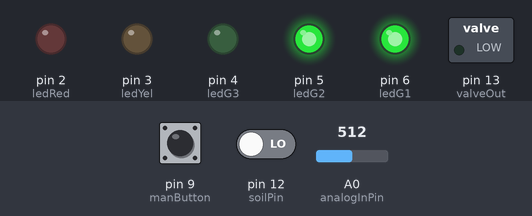
The sketch below on a simulated Arduino Uno, built with avr-gcc and run on an emulated ATmega328P. On the bench: switched loads named in the sketch (green lamp = pin HIGH), output pins drawn as LEDs (lit = HIGH). The test bench sets the inputs (shaded band); at power-on: A0 (analogInPin) = 512, pin 9 (manButton) HIGH, pin 12 (soilPin) LOW. What the sketch prints to the serial monitor is not drawn.

Above: at 1.2 s.
1.3 s: A0 (analogInPin) set to 615
2.8 s: A0 (analogInPin) set to 637
At 4.0 s:
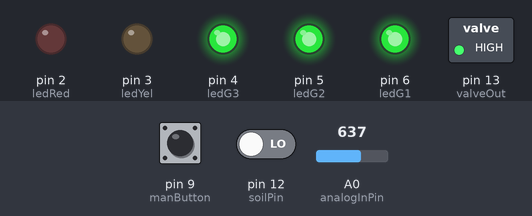
4.3 s: A0 (analogInPin) set to 900
7.3 s: pin 9 (manButton) pulled LOW for 3.2 s
At 11.2 s:
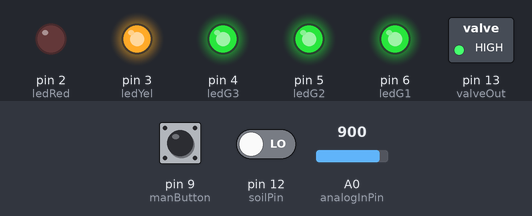
12.0 s: A0 (analogInPin) set to 306
15.0 s: A0 (analogInPin) set to 223
At 17.75 s:
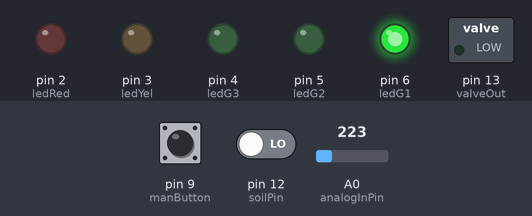
18.0 s: A0 (analogInPin) set to 197
At 19.4 s:
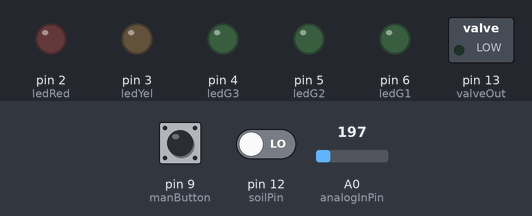
Timing chart, 0 to 20.5 s (numbered marks = the images above; inputs shaded):
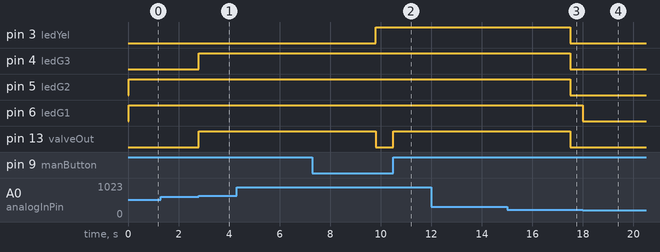

The sketch:

SoilSensor.ino
```cpp
/*
  SoilSensor and Watering Valve

  05 Oct 2016 SeJ
  16 Oct 2016 SeJ update to add timed watering
  07 Nov 2016 SeJ/CsJ update to add PI monitoring & calibrate
  08 Nov 2016 SeJ/CsJ update to change error mode to self-reset
  13 Nov 2016 SeJ hysteresis, comments, reporting improvements
  27 Nov 2016 SeJ manual watering button to reset counter & change flash on overwater

  not using digital output on sensor for now
  using analog soil sensor and outputing level to five digital leds
  sends the value to console (have a receiving python on rasp-pi)
  Valve operation have somee safeguards to not over water.

  todo:
  - perhaps add a level sensor for the filling water tank.
  - sensor at base for overfilling flower pot
  - picture from pi to check out status
  - water more than one plant
 */

const int analogInPin = A0; // Analog input pin that the potentiometer is attached to
const int soilPin = 12;     // soilsensor digital output -> 12 input
const int valveOut =  13;   // valve output
const int manButton = 9;    // manual water button

const int ledG1 = 6;  // indicator leds
const int ledG2 = 5;
const int ledG3 = 4;
const int ledYel = 3;
const int ledRed = 2;

int sensorRawValue = 0;     // value read from the pot
int sensorMapValue = 0;     // value normalised
int sensorMapValue_old = 0; // output everytime mapvalue changes
int sensorMapValue_old2 = 0;// reduce flip-flop in datafile
int soilState = 0;          // variable for reading the digital soil status
int recentWater = false;    // flag for recent water
int watercount = 0;         // number of times watered during wateringcyle
int overWater = false;      // flag for overwatering within watercyle
int flash = false;          // flag for flashing error light
int hysteresis = false;     // flag for hysteresis watering

int manSet = false;        // manual button set
int manReset = false;      // manual button reset
int manWater = false;      // manual water flag

unsigned long currentMillis = 0;    // current timestamp
unsigned long prevWater = 0;        // previous watering timestamp
unsigned long waterMillis = 0;      // timestamp for watering
unsigned long flashMillis = 0;      // timestamp for led flash
unsigned long errorMillis = 0;      // timestamp to reset overwater condition
unsigned long outputMillis = 0;     // timestamp to throttle data output
unsigned long manMillis = 0;        // timestamp to delay manual watering
unsigned long overDeltaMillis = 0;  // delta until overwater is done

const int hysLow = 40;         // hysteresis low
const int hysHigh = 60;       // hysteresis high
const int maxcount = 5;       // max watering in wateringcycle
//                          m *  s * mil
const int heartbeat      = 1000;    // blink timing & delay to not flood data output
const int watertime      =  7000;   //  7 * 1000 =  7s watering time
const long interval      =  120000; // 2 * 60 * 1000 = 2min watering interval
const long wateringcycle = 3600000; //60 * 60 * 1000 = 1hr wateringcylce duration

void SensorRead();
void SerialOutput();
void LedOutput();
void HysteresisCheck();

void setup() {
  Serial.begin(115200);         // init serial communications at 9600 bps
  pinMode(valveOut, OUTPUT);  // init valve
  pinMode(soilPin, INPUT);    // init soil sensor output
  pinMode(ledG1, OUTPUT);     // init indicator leds
  pinMode(ledG2, OUTPUT);
  pinMode(ledG3, OUTPUT);
  pinMode(ledYel, OUTPUT);
  pinMode(ledRed, OUTPUT);
  pinMode(manButton, INPUT_PULLUP);  // init manual watering button

  watercount = 0;       // reset watercount
  overWater = false;    // reset overWatering
  recentWater = false;  // flag for recent water
  hysteresis = false;   // flag for hysteresis watering
  manSet = false;        // manual button set
  manReset = false;      // manual button reset
  manWater = false;      // manual water flag

  prevWater = 0;        // previous watering timestamp
  waterMillis = 0;      // timestamp for watering
  errorMillis = 0;      // timestamp to reset overwater condition
  outputMillis = 0;     // timestamp to throttle data output
  manMillis = 0;        // timestamp to delay manual watering

  delay(10);
  Serial.println("...");
  Serial.println("Resetting System...");
  Serial.println("...");
  delay(10);

  SensorRead();
  SerialOutput();
  LedOutput();

}


void loop() {

  // set now
  currentMillis = millis();

  // read soilSensor update leds & update hysteresis
  SensorRead();
  LedOutput();
  HysteresisCheck();

  // update data output every so often but not too often
  if ((sensorMapValue != sensorMapValue_old) && (sensorMapValue != sensorMapValue_old2) && (currentMillis - outputMillis >= heartbeat)) {
    outputMillis = currentMillis;
    sensorMapValue_old2 = sensorMapValue_old;
    sensorMapValue_old = sensorMapValue;
    SerialOutput();
  }

  // set up timing for waterings based on interval
  if (currentMillis - prevWater >= interval) {
    recentWater = false;
  }

  // manual watering LOW=pushed make sure only once per push & only watertime + heartbeat so often
  if (digitalRead(manButton) == LOW) {
    if (manSet == false && manReset == false) manSet = true;
    if (currentMillis - manMillis >= (watertime + heartbeat)) manReset = false;
  } else {
    if (manSet == true && manReset == false) {
    manSet = false;
    manReset = true;
    manWater = true;
    manMillis = currentMillis;
    }
  }

  // main watering only if not overwater or if manual
  if (overWater == false || manWater == true) {
    // reset watercount after wateringcycle elapsed
    if ((currentMillis - waterMillis >= wateringcycle)) {
      watercount = 0;
      waterMillis = currentMillis;
    }

    // ready to water if all is ok
    if (manWater == true || (hysteresis == true && recentWater == false)) {
      // turn on valve for watering time and set recent flag
      Serial.print("Watering...");
      digitalWrite(valveOut, HIGH);
      delay(watertime);
      digitalWrite(valveOut, LOW);
      recentWater = true;
      prevWater = currentMillis;

      // if manual reset some flages if auto increase the count
      if (manWater == true) {
	manWater = false;
	hysteresis = false;
	overWater = false;
	watercount = 0;
        Serial.println("Done Manual Watering.");
      } else {
	watercount++;
        Serial.println("Done Auto Watering.");
      }

      // set timing of first watering in cycle or set overwatering or pass
      if (watercount <= 1) {
        waterMillis = currentMillis;
      } else if (watercount >= maxcount) {
	overWater = true;
	hysteresis = false;
	errorMillis = currentMillis;
      }

      // update the data stream
      SerialOutput();

    } else {
      // failsafe turn off valve if we are not turning it on
      digitalWrite(valveOut, LOW);
    }

  } else {
    // reset overwater after watering cycle has timed out
    if (currentMillis - errorMillis >= wateringcycle) {
      overWater = false;
      }
  }

  // wait 4 mills for the analog-to-digital converter to settle after the last reading:
  delay(4);
}


void SensorRead() {
  soilState = digitalRead(soilPin);
  sensorRawValue = analogRead(analogInPin);  // read analog soil value
  sensorMapValue = map(sensorRawValue, 0, 1023, 100, 0);  // normalise
}


void SerialOutput() {
  // print the results to the serial monitor:
  Serial.print("raw: ");
  Serial.print(sensorRawValue);
  Serial.print("  map: ");
  Serial.print(sensorMapValue);
  Serial.print("  dig:");
  Serial.print(soilState);
  // time to reset overWater or hysteresis on or ok
  if (overWater == true) {
    overDeltaMillis = ((wateringcycle - (currentMillis - errorMillis)) / 60000);
    Serial.print("  xWat(OVER=");
    Serial.print(overDeltaMillis);
    Serial.print("m): ");
  } else if (hysteresis == true) {
    Serial.print("  xWat(hysteres): ");
  } else {
    Serial.print("  xWat(...ok...): ");
  }
  // finally print the watercount
  Serial.println(watercount);
}


void HysteresisCheck() {
  // setting of hysteresis when moisture is below hysLow, reset above hysHigh
  if ((sensorMapValue < hysLow) && (hysteresis == false)) {
    hysteresis = true;
  }
  else if ((sensorMapValue > hysHigh) && (hysteresis ==true)) {
    hysteresis = false;
  }
}


void LedOutput() {
  if (overWater == true) {
    if (currentMillis - flashMillis >= heartbeat) {
      flashMillis = currentMillis;
      if(flash == true) {
        digitalWrite(ledG1, HIGH);
        digitalWrite(ledG2, HIGH);
        digitalWrite(ledG3, HIGH);
        digitalWrite(ledYel, HIGH);
        digitalWrite(ledRed, HIGH);
        flash = false;
      } else {
	if (sensorMapValue >= 80) {
          digitalWrite(ledG1, LOW);
          digitalWrite(ledG2, LOW);
          digitalWrite(ledG3, LOW);
          digitalWrite(ledYel, LOW);
          digitalWrite(ledRed, LOW);
        }
        if (sensorMapValue >= 60 && sensorMapValue < 80) {
          digitalWrite(ledG1, HIGH);
          digitalWrite(ledG2, LOW);
          digitalWrite(ledG3, LOW);
          digitalWrite(ledYel, LOW);
          digitalWrite(ledRed, LOW);
        }
        if (sensorMapValue >= 40 && sensorMapValue < 60) {
          digitalWrite(ledG1, HIGH);
          digitalWrite(ledG2, HIGH);
          digitalWrite(ledG3, LOW);
          digitalWrite(ledYel, LOW);
          digitalWrite(ledRed, LOW);
        }
        if (sensorMapValue >= 20 && sensorMapValue < 40) {
          digitalWrite(ledG1, HIGH);
          digitalWrite(ledG2, HIGH);
          digitalWrite(ledG3, HIGH);
          digitalWrite(ledYel, LOW);
          digitalWrite(ledRed, LOW);
        }
        if (sensorMapValue < 20) {
          digitalWrite(ledG1, HIGH);
          digitalWrite(ledG2, HIGH);
          digitalWrite(ledG3, HIGH);
          digitalWrite(ledYel, HIGH);
          digitalWrite(ledRed, LOW);
        }
	flash = true;
      }
    }
  } else {
    if (sensorMapValue >= 80) {
      digitalWrite(ledG1, LOW);
      digitalWrite(ledG2, LOW);
      digitalWrite(ledG3, LOW);
      digitalWrite(ledYel, LOW);
      digitalWrite(ledRed, LOW);
    }
    if (sensorMapValue >= 60 && sensorMapValue < 80) {
      digitalWrite(ledG1, HIGH);
      digitalWrite(ledG2, LOW);
      digitalWrite(ledG3, LOW);
      digitalWrite(ledYel, LOW);
      digitalWrite(ledRed, LOW);
    }
    if (sensorMapValue >= 40 && sensorMapValue < 60) {
      digitalWrite(ledG1, HIGH);
      digitalWrite(ledG2, HIGH);
      digitalWrite(ledG3, LOW);
      digitalWrite(ledYel, LOW);
      digitalWrite(ledRed, LOW);
    }
    if (sensorMapValue >= 20 && sensorMapValue < 40) {
      digitalWrite(ledG1, HIGH);
      digitalWrite(ledG2, HIGH);
      digitalWrite(ledG3, HIGH);
      digitalWrite(ledYel, LOW);
      digitalWrite(ledRed, LOW);
    }
    if (sensorMapValue < 20) {
      digitalWrite(ledG1, HIGH);
      digitalWrite(ledG2, HIGH);
      digitalWrite(ledG3, HIGH);
      digitalWrite(ledYel, HIGH);
      digitalWrite(ledRed, LOW);
    }
  }
}
```

Measured:
- the behaviour switches between 624 and 625 on A0 (analogInPin) (found by bisection; images 0 and 1)
- the behaviour switches between 215 and 214 on A0 (analogInPin) (found by bisection; images 3 and 4)
- after the input at 1.3 s, every drawn part: stays the same
- after the input at 2.8 s, pin 4 (ledG3), pin 13 (valveOut): LOW → HIGH at once
- after the input at 4.3 s, every drawn part: stays the same
- after the input at 12.0 s, every drawn part: stays the same
- after the input at 18.0 s, pin 6 (ledG1): HIGH → LOW at once
